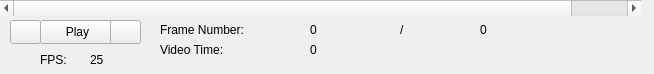
<?xml version="1.0" encoding="UTF-8"?>
<ui version="4.0">
 <class>TimeScrollBar</class>
 <widget class="QWidget" name="TimeScrollBar">
  <property name="geometry">
   <rect>
    <x>0</x>
    <y>0</y>
    <width>654</width>
    <height>74</height>
   </rect>
  </property>
  <property name="windowTitle">
   <string>Form</string>
  </property>
  <widget class="QPushButton" name="rewind">
   <property name="geometry">
    <rect>
     <x>10</x>
     <y>20</y>
     <width>31</width>
     <height>24</height>
    </rect>
   </property>
   <property name="focusPolicy">
    <enum>Qt::FocusPolicy::NoFocus</enum>
   </property>
   <property name="text">
    <string/>
   </property>
   <property name="icon">
    <iconset resource="../whiskertoolbox.qrc">
     <normaloff>:/images/rewind.png</normaloff>:/images/rewind.png</iconset>
   </property>
   <property name="iconSize">
    <size>
     <width>25</width>
     <height>25</height>
    </size>
   </property>
  </widget>
  <widget class="QLabel" name="fps_label">
   <property name="geometry">
    <rect>
     <x>90</x>
     <y>50</y>
     <width>41</width>
     <height>20</height>
    </rect>
   </property>
   <property name="text">
    <string>25</string>
   </property>
  </widget>
  <widget class="QPushButton" name="play_button">
   <property name="geometry">
    <rect>
     <x>40</x>
     <y>20</y>
     <width>75</width>
     <height>24</height>
    </rect>
   </property>
   <property name="focusPolicy">
    <enum>Qt::FocusPolicy::NoFocus</enum>
   </property>
   <property name="text">
    <string>Play</string>
   </property>
  </widget>
  <widget class="QLabel" name="time_label">
   <property name="geometry">
    <rect>
     <x>310</x>
     <y>40</y>
     <width>80</width>
     <height>20</height>
    </rect>
   </property>
   <property name="text">
    <string>0</string>
   </property>
  </widget>
  <widget class="QLabel" name="frame_label">
   <property name="geometry">
    <rect>
     <x>310</x>
     <y>20</y>
     <width>80</width>
     <height>20</height>
    </rect>
   </property>
   <property name="text">
    <string>0</string>
   </property>
  </widget>
  <widget class="QLabel" name="frame_count_label">
   <property name="geometry">
    <rect>
     <x>480</x>
     <y>20</y>
     <width>49</width>
     <height>20</height>
    </rect>
   </property>
   <property name="text">
    <string>0</string>
   </property>
  </widget>
  <widget class="QLabel" name="label">
   <property name="geometry">
    <rect>
     <x>160</x>
     <y>20</y>
     <width>101</width>
     <height>20</height>
    </rect>
   </property>
   <property name="text">
    <string>Frame Number:</string>
   </property>
  </widget>
  <widget class="QLabel" name="label_2">
   <property name="geometry">
    <rect>
     <x>160</x>
     <y>40</y>
     <width>101</width>
     <height>20</height>
    </rect>
   </property>
   <property name="text">
    <string>Video Time:</string>
   </property>
  </widget>
  <widget class="QLabel" name="label_4">
   <property name="geometry">
    <rect>
     <x>40</x>
     <y>50</y>
     <width>30</width>
     <height>20</height>
    </rect>
   </property>
   <property name="text">
    <string>FPS:</string>
   </property>
  </widget>
  <widget class="QPushButton" name="fastforward">
   <property name="geometry">
    <rect>
     <x>110</x>
     <y>20</y>
     <width>31</width>
     <height>24</height>
    </rect>
   </property>
   <property name="focusPolicy">
    <enum>Qt::FocusPolicy::NoFocus</enum>
   </property>
   <property name="text">
    <string/>
   </property>
   <property name="icon">
    <iconset resource="../whiskertoolbox.qrc">
     <normaloff>:/images/fastforward.png</normaloff>:/images/fastforward.png</iconset>
   </property>
   <property name="iconSize">
    <size>
     <width>25</width>
     <height>25</height>
    </size>
   </property>
  </widget>
  <widget class="QScrollBar" name="horizontalScrollBar">
   <property name="geometry">
    <rect>
     <x>0</x>
     <y>0</y>
     <width>641</width>
     <height>16</height>
    </rect>
   </property>
   <property name="maximum">
    <number>1</number>
   </property>
   <property name="orientation">
    <enum>Qt::Orientation::Horizontal</enum>
   </property>
  </widget>
  <widget class="QLabel" name="label_3">
   <property name="geometry">
    <rect>
     <x>400</x>
     <y>20</y>
     <width>16</width>
     <height>20</height>
    </rect>
   </property>
   <property name="text">
    <string>/</string>
   </property>
  </widget>
 </widget>
 <resources>
  <include location="../whiskertoolbox.qrc"/>
 </resources>
 <connections/>
</ui>
